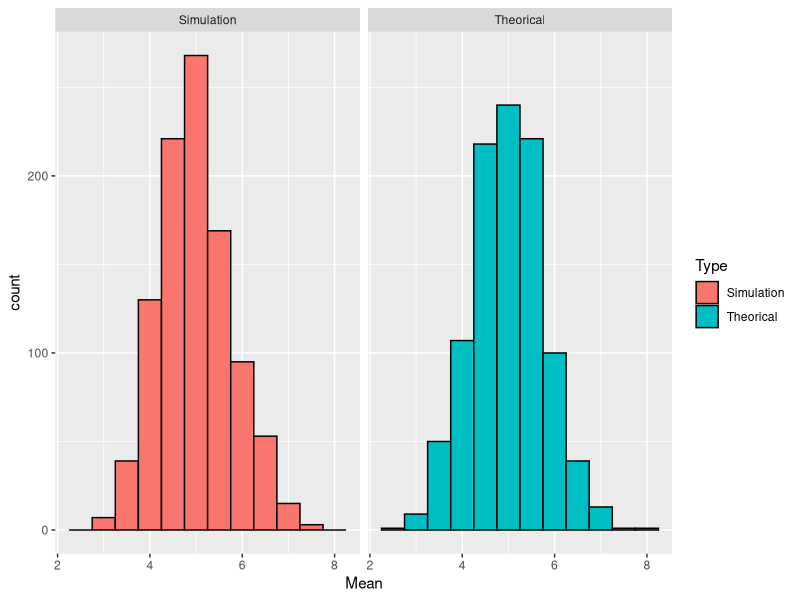
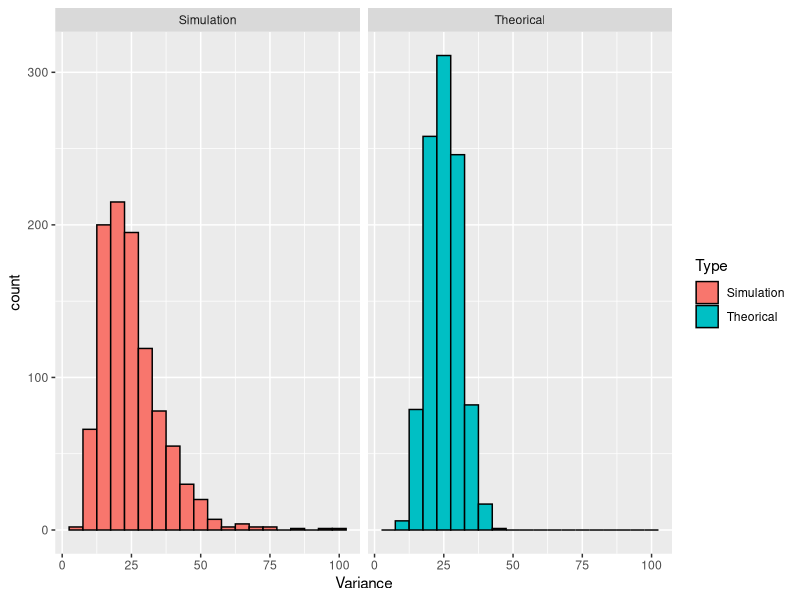
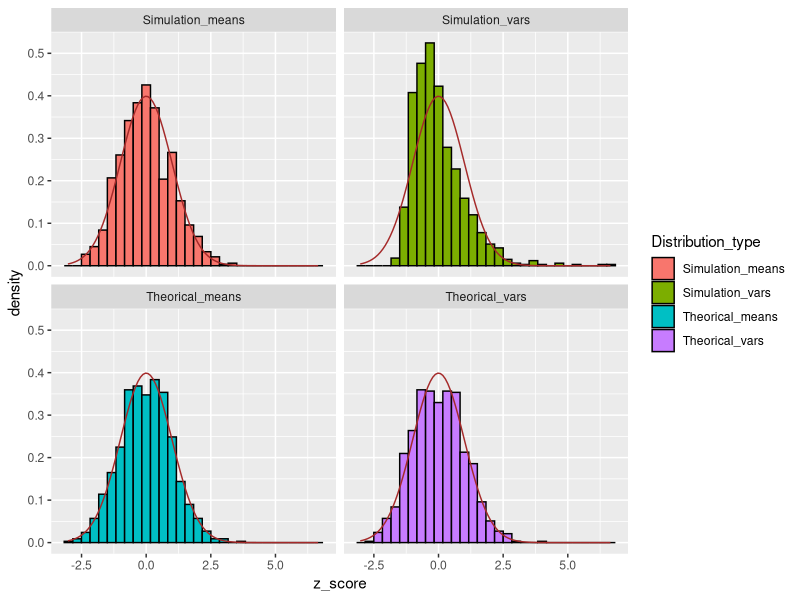

These charts were generated, in order, by the following R code:
## ---- chunk 1
n <- 40
lambda <- 0.2
nosim <- 1000

set.seed(1)
Simulation <- replicate(nosim, rexp(n, lambda))
Simulation_means <- apply(Simulation, 2, mean)
Simulation_vars <- apply(Simulation, 2, var)

set.seed(1)
Theorical <- replicate(nosim, rnorm(40, mean = 1/0.2, sd = 1/0.2))
Theorical_means <- apply(Theorical, 2, mean)
Theorical_vars <- apply(Theorical, 2, var)

dat <- data.frame(
      Mean = c(Simulation_means, Theorical_means),
      Variance = c(Simulation_vars, Theorical_vars),
      Type = rep(c("Simulation", "Theorical"), each = nosim)
    )


## ---- chunk 2
summary(Simulation_means)
summary(Theorical_means)
## ---- chunk 3
library(ggplot2)
g <- ggplot(dat, aes(x = Mean, fill = Type)) +
  geom_histogram(binwidth = 0.5, color = "black") +
  facet_wrap(~Type, ncol = 2)
g
## ---- chunk 4
summary(Simulation_vars)
summary(Theorical_vars)
## ---- chunk 5
g2 <- ggplot(dat, aes(x = Variance, fill = Type)) +
  geom_histogram(binwidth = 5,  color = "black") +
  facet_wrap(~Type, ncol = 2)
g2
## ---- chunk 6
scaled_dat <- as.data.frame(apply(
  data.frame(Simulation_means, Theorical_means, Simulation_vars, Theorical_vars), 
  2, scale))

library(tidyr)
scaled_dat_updated <- tidyr::gather(scaled_dat, key = Distribution_type, value = z_score)

g5 <- ggplot(scaled_dat_updated, aes(x = z_score, fill =Distribution_type)) +
  geom_histogram(aes(y = ..density..), color = "black") +
  facet_wrap(~Distribution_type, ncol = 2, nrow = 2) +
  stat_function(fun = dnorm, color = "brown", args = list(mean = 0))
g5

## ---- chunk 7
library(datasets)
data("ToothGrowth")
## ---- chunk 8
summary(ToothGrowth)
## ---- chunk 9
VC <- subset(ToothGrowth, supp == "VC")
OJ <- subset(ToothGrowth, supp == "OJ")
## ---- chunk 10
t.test(VC$dose, OJ$dose, paired = FALSE, var.equal = FALSE)
t.test(VC$len, OJ$len, paired = FALSE, var.equal = FALSE)
